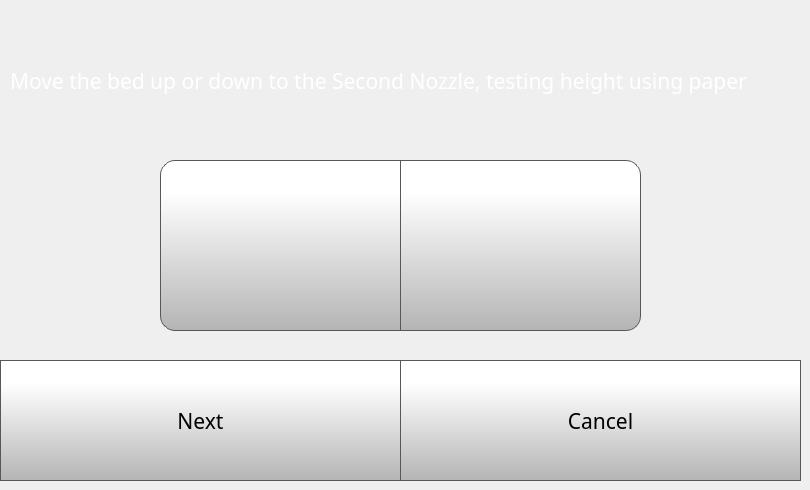
   <widget class="QWidget" name="nozzleHeightStep1Page">
    <widget class="QPushButton" name="moveZPT1CaliberateButton">
     <property name="geometry">
      <rect>
       <x>160</x>
       <y>160</y>
       <width>241</width>
       <height>171</height>
      </rect>
     </property>
     <property name="minimumSize">
      <size>
       <width>0</width>
       <height>0</height>
      </size>
     </property>
     <property name="font">
      <font>
       <family>Gotham</family>
       <pointsize>16</pointsize>
      </font>
     </property>
     <property name="styleSheet">
      <string notr="true">QPushButton {
     border: 1px solid rgb(87, 87, 87);

	background-color: qlineargradient(spread:pad, x1:0, y1:1, x2:0, y2:0.188, stop:0 rgba(180, 180, 180, 255), stop:1 rgba(255, 255, 255, 255));
	border-bottom-left-radius: 15px;
	border-top-left-radius: 15px;
}

QPushButton:pressed {
    background-color: qlineargradient(x1: 0, y1: 0, x2: 0, y2: 1,
                                      stop: 0 #dadbde, stop: 1 #f6f7fa);
}

QPushButton:flat {
    border: none; /* no border for a flat push button */
}

QPushButton:default {
    border-color: navy; /* make the default button prominent */
}

QPushButton:focus {
	outline: none;
}</string>
     </property>
     <property name="text">
      <string/>
     </property>
     <property name="icon">
      <iconset resource="resources/resource.qrc">
       <normaloff>:/Navigation/img/Navigation/arrows.png</normaloff>:/Navigation/img/Navigation/arrows.png</iconset>
     </property>
     <property name="iconSize">
      <size>
       <width>150</width>
       <height>150</height>
      </size>
     </property>
     <property name="checkable">
      <bool>false</bool>
     </property>
     <property name="autoDefault">
      <bool>false</bool>
     </property>
     <property name="default">
      <bool>false</bool>
     </property>
     <property name="flat">
      <bool>false</bool>
     </property>
    </widget>
    <widget class="QPushButton" name="nozzleHeightStep1NextButton">
     <property name="geometry">
      <rect>
       <x>0</x>
       <y>360</y>
       <width>401</width>
       <height>121</height>
      </rect>
     </property>
     <property name="font">
      <font>
       <family>Gotham</family>
       <pointsize>16</pointsize>
      </font>
     </property>
     <property name="styleSheet">
      <string notr="true">QPushButton {
     border: 1px solid rgb(87, 87, 87);
	background-color: qlineargradient(spread:pad, x1:0, y1:1, x2:0, y2:0.188, stop:0 rgba(180, 180, 180, 255), stop:1 rgba(255, 255, 255, 255));


}

QPushButton:pressed {
    background-color: qlineargradient(x1: 0, y1: 0, x2: 0, y2: 1,
                                      stop: 0 #dadbde, stop: 1 #f6f7fa);
}

QPushButton:flat {
    border: none; /* no border for a flat push button */
}

QPushButton:default {
    border-color: navy; /* make the default button prominent */
}

QPushButton:focus {
	outline: none;
}</string>
     </property>
     <property name="text">
      <string>Next</string>
     </property>
     <property name="iconSize">
      <size>
       <width>40</width>
       <height>40</height>
      </size>
     </property>
    </widget>
    <widget class="QPushButton" name="nozzleHeightStep1CancelButton">
     <property name="geometry">
      <rect>
       <x>400</x>
       <y>360</y>
       <width>401</width>
       <height>121</height>
      </rect>
     </property>
     <property name="font">
      <font>
       <family>Gotham</family>
       <pointsize>16</pointsize>
      </font>
     </property>
     <property name="styleSheet">
      <string notr="true">QPushButton {
     border: 1px solid rgb(87, 87, 87);
	background-color: qlineargradient(spread:pad, x1:0, y1:1, x2:0, y2:0.188, stop:0 rgba(180, 180, 180, 255), stop:1 rgba(255, 255, 255, 255));


}

QPushButton:pressed {
    background-color: qlineargradient(x1: 0, y1: 0, x2: 0, y2: 1,
                                      stop: 0 #dadbde, stop: 1 #f6f7fa);
}

QPushButton:flat {
    border: none; /* no border for a flat push button */
}

QPushButton:default {
    border-color: navy; /* make the default button prominent */
}

QPushButton:focus {
	outline: none;
}</string>
     </property>
     <property name="text">
      <string>Cancel</string>
     </property>
     <property name="iconSize">
      <size>
       <width>40</width>
       <height>40</height>
      </size>
     </property>
    </widget>
    <widget class="QLabel" name="toolZOffsetLabel">
     <property name="geometry">
      <rect>
       <x>10</x>
       <y>10</y>
       <width>791</width>
       <height>141</height>
      </rect>
     </property>
     <property name="font">
      <font>
       <family>Gotham</family>
       <pointsize>16</pointsize>
       <bold>false</bold>
      </font>
     </property>
     <property name="styleSheet">
      <string notr="true">color: rgb(255, 255, 255);</string>
     </property>
     <property name="text">
      <string>Move the bed up or down to the Second Nozzle, testing height using paper </string>
     </property>
     <property name="wordWrap">
      <bool>true</bool>
     </property>
    </widget>
    <widget class="QPushButton" name="moveZMT1CaliberateButton">
     <property name="geometry">
      <rect>
       <x>400</x>
       <y>160</y>
       <width>241</width>
       <height>171</height>
      </rect>
     </property>
     <property name="minimumSize">
      <size>
       <width>0</width>
       <height>0</height>
      </size>
     </property>
     <property name="font">
      <font>
       <family>Gotham</family>
       <pointsize>16</pointsize>
      </font>
     </property>
     <property name="styleSheet">
      <string notr="true">QPushButton {
     border: 1px solid rgb(87, 87, 87);

	background-color: qlineargradient(spread:pad, x1:0, y1:1, x2:0, y2:0.188, stop:0 rgba(180, 180, 180, 255), stop:1 rgba(255, 255, 255, 255));
	border-bottom-right-radius: 15px;
	border-top-right-radius: 15px;
}

QPushButton:pressed {
    background-color: qlineargradient(x1: 0, y1: 0, x2: 0, y2: 1,
                                      stop: 0 #dadbde, stop: 1 #f6f7fa);
}

QPushButton:flat {
    border: none; /* no border for a flat push button */
}

QPushButton:default {
    border-color: navy; /* make the default button prominent */
}

QPushButton:focus {
	outline: none;
}</string>
     </property>
     <property name="text">
      <string/>
     </property>
     <property name="icon">
      <iconset resource="resources/resource.qrc">
       <normaloff>:/Navigation/img/Navigation/arrows.png</normaloff>:/Navigation/img/Navigation/arrows.png</iconset>
     </property>
     <property name="iconSize">
      <size>
       <width>150</width>
       <height>150</height>
      </size>
     </property>
     <property name="checkable">
      <bool>false</bool>
     </property>
     <property name="autoDefault">
      <bool>false</bool>
     </property>
     <property name="default">
      <bool>false</bool>
     </property>
     <property name="flat">
      <bool>false</bool>
     </property>
    </widget>
   </widget>
